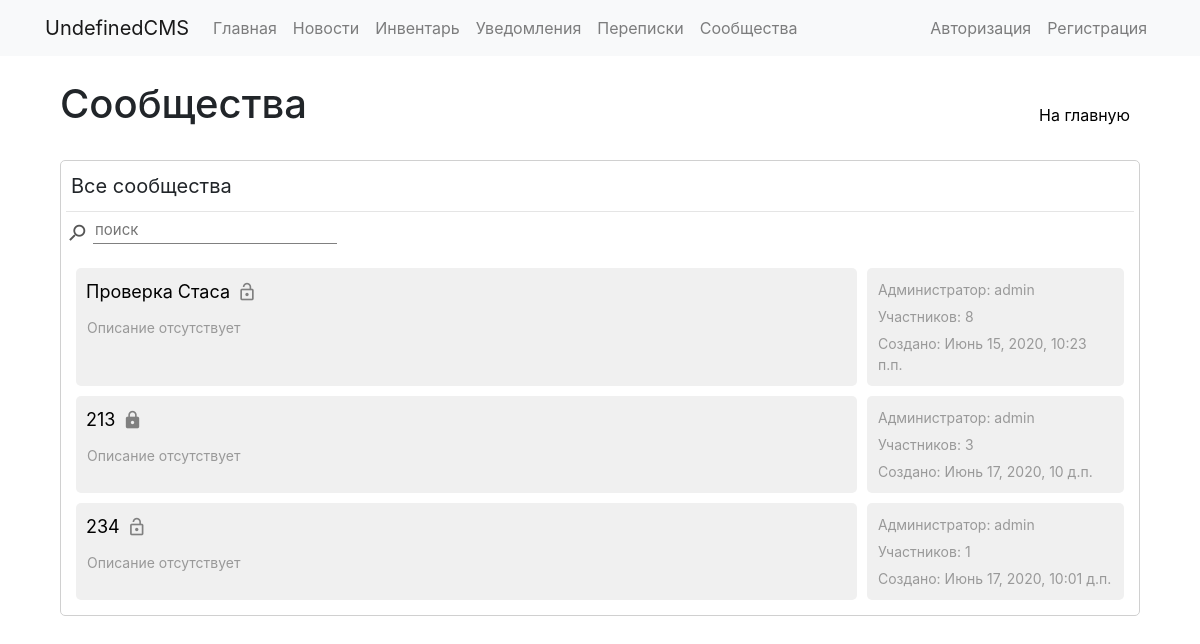
Page /groups/ on the earlier database version.
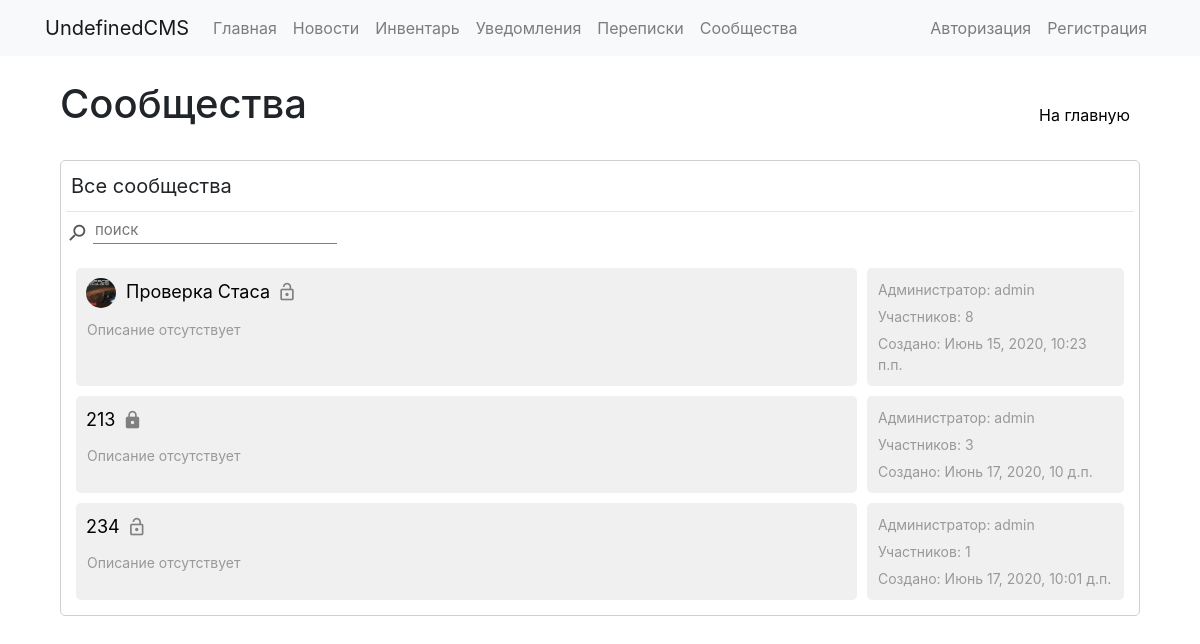
Same page on the later database version.
### communities/models.py (models this page shows, shortened)
class Group(models.Model):
	groupname = models.CharField(max_length=40)
	image = models.ImageField(upload_to='groups/groupimages', default=False)
	slug = models.SlugField(max_length=40, unique=True)
	description = models.TextField(blank=True)
	public = models.BooleanField(default=True)
	allowarticles = models.IntegerField(default=2)
	pubdate = models.DateTimeField('date published', default=datetime.now)
	admin = models.ForeignKey(User, on_delete=models.CASCADE, null=True, blank=True, related_name='groups_admins')
	editors = models.ManyToManyField(User, blank=True, related_name='groups_editors')
	subscribers = models.ManyToManyField(User, blank=True, related_name='groups_subs')
	subrequests = models.ManyToManyField(User, blank=True, related_name='groups_requests')
	banned = models.ManyToManyField(User, blank=True, related_name='groups_banned')
	rating = models.FloatField(null=True, blank=True, default=0)
	def __str__(self):
		return self.groupname

### communities/views.py (the view)
# urls.py: 2. Add a URL to urlpatterns:  path('', views.home, name='home')
def home(request):
    groups = Group.objects.annotate(members=models.Count('subscribers') + models.Count('editors')).order_by('-members')
    context = {'groups': groups}
    return render(request, 'communities/base.html', context)

### communities/templates/communities/base.html (shortened to what this page needs)
{% extends "base_general.html" %}
{% load static %}
{% block links %}
  <link rel="stylesheet" href="{% static 'communities/css/style.css' %}"/>
{% endblock %}
{% block content %}
  <div class="inline-wrapper">
    <h1>Сообщества</h1>
    <a class="button1" href="../">На главную</a>
  </div>
  <br>
  <div class="plate">
    <div class="inline-wrapper" id="table_buttons">
      {% if request.user.is_authenticated %}
        <div class="button0 button0-active" onclick="showgroups('groups_list', this)">Все сообщества</div>
        <div class="button0" onclick="showgroups('admin_groups_list', this)">Вы администратор {{ request.user.groups_admins.count }}</div>
        <div class="button0" onclick="showgroups('subs_groups_list', this)">Вы подписаны {{ request.user.groups_subs.count }}</div>
        <div class="button0" onclick="showgroups('editors_groups_list', this)">Вы редактор {{ request.user.groups_editors.count }}</div>
        <div class="button0" onclick="showgroups('banned_groups_list', this)">Вы заблокированы {{ request.user.groups_banned.count }}</div>
        <div class="button0" onclick="showgroups('requests_groups_list', this)">Заявки {{ request.user.groups_requests.count }}</div>
      {% else %}
        <div class="text1">Все сообщества</div>
      {% endif %}
    </div>
    <hr>
    <div class="inline-wrapper">
      <div class="inline-wrapper">
        <i class="material-icons icon2 flip-vertical" style="margin-top: 5px; margin-right: 5px;">search</i>
        <input id="main_groups_search" class="input2" type="text" placeholder="поиск" onkeyup="searchlist('groups_list', this.value)">
      </div>
    </div>
    <br>
    <div id='groups_list' class="main_groups_list" style="margin-right: 10px; margin-left: 10px;">
      {% for group in groups %}
        <div class="inline-wrapper" name='{{ group }}'>
          <div class="solid" style="width: calc(75% - 5px);">
            <div class="inline-wrapper">
              <div class="inline-wrapper">
                <img class="small-img" src="{{ group.image.url }}" alt="" onerror="this.remove()">
                <div class="text2-1"><a class="link1" href="{{ group.slug }}">{{ group }}</a></div>
                {% if group.public %}
                  <i class="material-icons icon3-1" title="открытое сообщество">lock_open</i>
                {% else %}
                  <i class="material-icons icon3-1" title="закрытое сообщество">lock</i>
                {% endif %}
              </div>
            </div>
            {% if group.description %}
              <div class="text3">{{ group.description }}</div>
            {% else %}
              <div class="text3">Описание отсутствует</div>
            {% endif %}
          </div>
          <div class="solid" style="width: calc(25% - 5px);">
            <div class="text3">Администратор: {{ group.admin }}</div>
            <div class="text3">Участников: {{ group.subscribers.count|add:group.editors.count|add:1 }}</div>
            <div class="text3">Создано: {{ group.pubdate }}</div>
          </div>
        </div>
      {% empty %}
        <div class="text2">Здесь ничего нет</div>
      {% endfor %}
    </div>
  </div>
{% endblock %}

### templates/base_general.html (shortened to what this page needs)
<!doctype html>
<html lang="ru">
  <head>
    <link rel="stylesheet" href="https://stackpath.bootstrapcdn.com/bootstrap/4.5.0/css/bootstrap.min.css" >
    {% block links %}{% endblock %}
  </head>
  <body>
    {% include 'standart_menu.html' %}
    <div class="container">
      <div class="row">
        <div class="col-lg-12">
          <div class="container">
			{% block content %}{% endblock %}
          </div>
        </div>
      </div>
    </div>
  </body>
</html>

### templates/standart_menu.html (shortened to what this page needs)
<nav class="navbar navbar-expand-lg navbar-light bg-light sticky-top" >
  <div class="container">
    <a class="navbar-brand">UndefinedCMS</a>
    <div id="my-nav" class="collapse navbar-collapse justify-content-start">
      <ul class="navbar-nav">
        <li class="nav-item">
          <a class="nav-link" href="/">Главная</a>
        </li>
        <li class="nav-item">
          <a class="nav-link" href="/news/">Новости</a>
        </li>
        <li class="nav-item">
          <a class="nav-link" href="/inventory/">Инвентарь</a>
        </li>
        <li class="nav-item">
          <a class="nav-link" href="/notifications/">Уведомления</a>
        </li>
          <li class="nav-item">
          <a class="nav-link" href="/conversations/">Переписки</a>
        </li>
        <li class="nav-item">
          <a class="nav-link" href="/groups/">Сообщества</a>
        </li>
      </ul>
    </div>
    <div id="my-nav" class="collapse navbar-collapse justify-content-end">
      <ul class="navbar-nav">
        <li class="nav-item">
          {% if request.user.is_authenticated %}
          <a class="nav-link" href="/profile">Ваш профиль</a>
          {% else %}
          <a class="nav-link" href="/auth/login">Авторизация</a>
          {% endif %}
        </li>
        {% if not request.user.is_authenticated %}
        <li class="nav-item">
          <a class="nav-link" href="/auth/register">Регистрация</a>
        </li>
        {% endif %}
      </ul>
    </div>
  </div>
</nav>

### static/communities/css/style.css (style rules this page uses)
hr { margin: 5px 0px; }
html { overflow-y: scroll; }
* { box-sizing: border-box; text-decoration: none; outline: none; list-style-type: none; height: auto; word-wrap: break-word; }
a { color: black; text-decoration: none; }
i, img, .button0, .button0-1, .button1, .button2, .button3 { -webkit-touch-callout: none; -webkit-user-select: none; -khtml-user-select: none; -moz-user-select: none; -ms-user-select: none; user-select: none; }
.plate { padding: 5px; border: 1px solid #D0D0D0; border-radius: 5px; margin-bottom: 10px; background-color: white; }
.solid { padding: 5px; background-color: #F0F0F0; border-radius: 5px; margin-bottom: 10px; }
.inline-wrapper { display: flex; justify-content: space-between; }
.text1 { margin: 5px; font-size: 20px; white-space: pre-line; }
.text2-1 { margin: 5px; font-size: 18px; white-space: pre-line; }
.text3 { margin: 6px; font-size: 14px; color: #999; white-space: pre-line; }
.button1 { text-align: center; min-height: 40px; padding: 7px 10px; border-radius: 10px; cursor: pointer; transition: 0.2s; margin-top: auto; }
.input2 { font-size: 15px; min-width: 100px; border: none; border-bottom: 1px solid grey; }
.flip-vertical { -moz-transform: scale(-1, 1); -webkit-transform: scale(-1, 1); -o-transform: scale(-1, 1); transform: scale(-1, 1); filter: FlipH; -ms-filter: "FlipH"; }
.small-img { object-fit: cover; width: 30px; height: 30px; border-radius: 20px; margin: 5px; }
.icon2 { color: #555; font-size: 22px; }
.icon3-1 { color: grey; font-size: 20px; border-radius: 5px; margin: 9px 2px; }

Differences in the rows shown:
changed Group "Проверка Стаса": image: picture added
